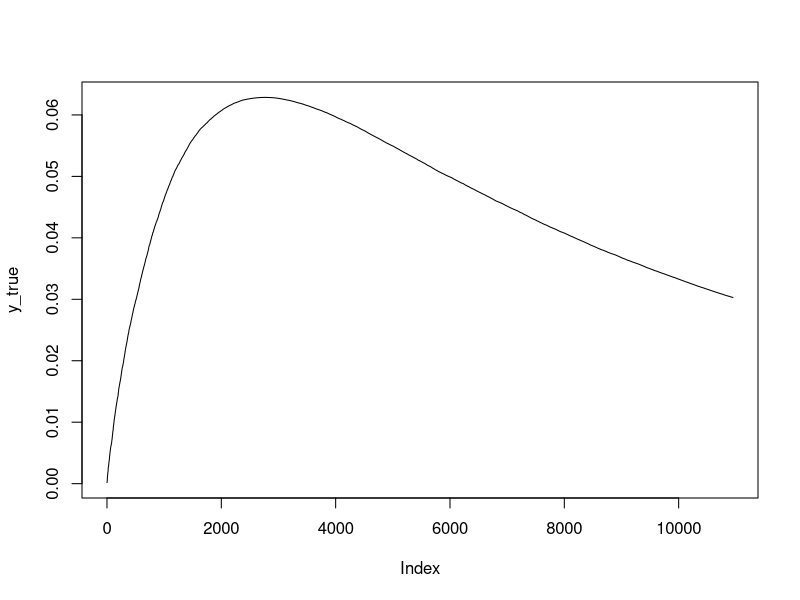

The R source for this figure:
#weight function for the random yield walk
weights_function = function(x, a = 0.005, b = 80, c = 1000, d =365*10 , e = 100){
  a*(exp(-(0.15*x)^1/b) - c*dlnorm(x = x, mean = log(d),sd = log(sqrt(e))))
}

#a decides the spike/convergence
#b where the spike is
#c how the tail is shaped
#normal yield curve a [0.0005,0.001]

sample_yield_function = function(weights_function, max_maturity = 30*365,
                                 a = 0.0006, b = 300, c = 250, d = 500,e = 70){
  y = rep(0,max_maturity)
  y_minus_one = 0
  for (i in 1:length(y)) {
    y[i] = y_minus_one + runif(1,0,0.1)*weights_function(i, a = a, b = b, c = c, d = d, e = e)
    y_minus_one = y[i]
  }
  return(y)
}
y_true = sample_yield_function(weights_function, a = 0.002 , b = 200, c = 1500, d = 5000 , e = 25)
plot(y_true, type ="l")
# distribution of maturity
# requires lubridate package
create_maturity_obj = function(maturities, max_maturity = 30*365, filter_90 = T){
  maturities = na.omit(maturities)
  maturities = lubridate::mdy(maturities[[1]])
  days_left = as.numeric(maturities - lubridate::dmy("23/12/22")) #deadline date
  days_left = days_left[days_left <= max_maturity]
  if(filter_90){
    days_left = days_left[90 < days_left]
    }
  density_maturities = density(days_left, bw = "SJ")
  return(list(density = density_maturities,
              days_left = days_left))
}
# function to sample from the estimated density of maturities
sample_maturity = function(maturity_obj, max_maturity = 30*365, filter_90 = T){
  bw = maturity_obj$density$bw # bw is variance
  mean = sample(maturity_obj$days_left, 1)
  sample = round(rnorm(1, mean =mean , sd = sqrt(bw)),0)
  if(filter_90){
    lower_bound = 90
  } else{
    lower_bound = 0
  }
  while (sample <= lower_bound || sample > max_maturity) {
    sample = round(rnorm(1, mean =mean , sd = sqrt(bw)),0)
  }
  return(sample)
}

# sample a bond given the yield structure

sample_bond_cashflow = function(maturity_obj, max_maturity = 30*365, filter_90 = T){
  
  maturity = sample_maturity(maturity_obj, max_maturity, filter_90 = filter_90)
  C_vec = rep(0,max_maturity)
  no_payments = ceiling((maturity/365)*2)
  cupon = round(runif(n = 1,
                min = 2,
                max = 4),2) #random cupon payments rounded to two decimal points
  C_vec[maturity] = 100 + cupon
  if(no_payments > 1){
    for (i in 2:no_payments) {
      if(i%%2 != 0){
        pay_date = maturity - ((i-1)/2)*365
        C_vec[pay_date] =  cupon
      } else{
        pay_date = maturity - floor((i-1)/2)*365 - 182
        C_vec[pay_date] =  cupon
      }
    }
  }
  return(C_vec)
} 

# function that computes the bond price with noise
# noise is depending on the maturiy, otherwise the outliers are to big
get_bond_price = function(C_vec, yield_str, noise = 1){
  #get dates on which payment occurs
  payable_dates = which(C_vec!=0)
  discount_curve = exp(-yield_str*seq(1,length(yield_str))/365)
  price = C_vec[payable_dates] %*% discount_curve[payable_dates]
  # add noice
  price = price +  rnorm(1,0,noise)*(log(max(payable_dates))/(20+log(max(payable_dates))))
  #noise depends on maturity 
  return(round(price,2))
}



sample_bond = function(maturity_obj, 
                       yield_str, 
                       max_maturity = 30*365,
                       noise = 1, 
                       filter_90 = T){
  c_vec  = sample_bond_cashflow(maturity_obj, max_maturity, filter_90 = filter_90)
  price = get_bond_price(c_vec, yield_str = yield_str,noise = noise)
  return(list(
    Cashflow_Vector = c_vec,
    Price = price,
    Maturity = which.max(c_vec)
  ))
}

sample_bonds_portfolio = function(maturity_obj, 
                                  yield_str,
                                  number_of_bonds = 50,
                                  max_maturity = 30*365, 
                                  noise = 1, 
                                  filter_90 = T){
  C = matrix(0, nrow = number_of_bonds, ncol = max_maturity)
  B = rep(0,number_of_bonds)
  Mat = rep(0,number_of_bonds)
  for (i in 1:number_of_bonds) {
    bond = sample_bond(maturity_obj = maturity_obj, 
                       yield_str = yield_str ,
                       max_maturity = max_maturity,  
                       noise = noise,
                       filter_90 = filter_90)
    C[i,] = bond$Cashflow_Vector
    B[i] = bond$Price[1]
    Mat[i] = bond$Maturity[1]
  }
  return(list(
    Cashflow = C, 
    Price = B, 
    Maturity = Mat
  ))
  
}

#function shifts portfolio one day and calculates new prices based on the new yield curve
shift_portfolio = function(new_yield_curve, portfolio, noise = 1){
  c_mat = portfolio$Cashflow
  max_mat = ncol(c_mat)
  c_mat[,1:(max_mat-1)] = c_mat[,2:max_mat]
  c_mat[,max_mat] = 0
  n_bonds = length(portfolio$Price)
  price = rep(0,n_bonds)
  for(i in 1:n_bonds){
    price[i] = get_bond_price(C_vec = c_mat[i,],
                              yield_str =new_yield_curve,
                              noise = noise)
  }
  return(list(
    Cashflow = c_mat, 
    Price = price, 
    Maturity = portfolio$Maturity-1
  ))
}
